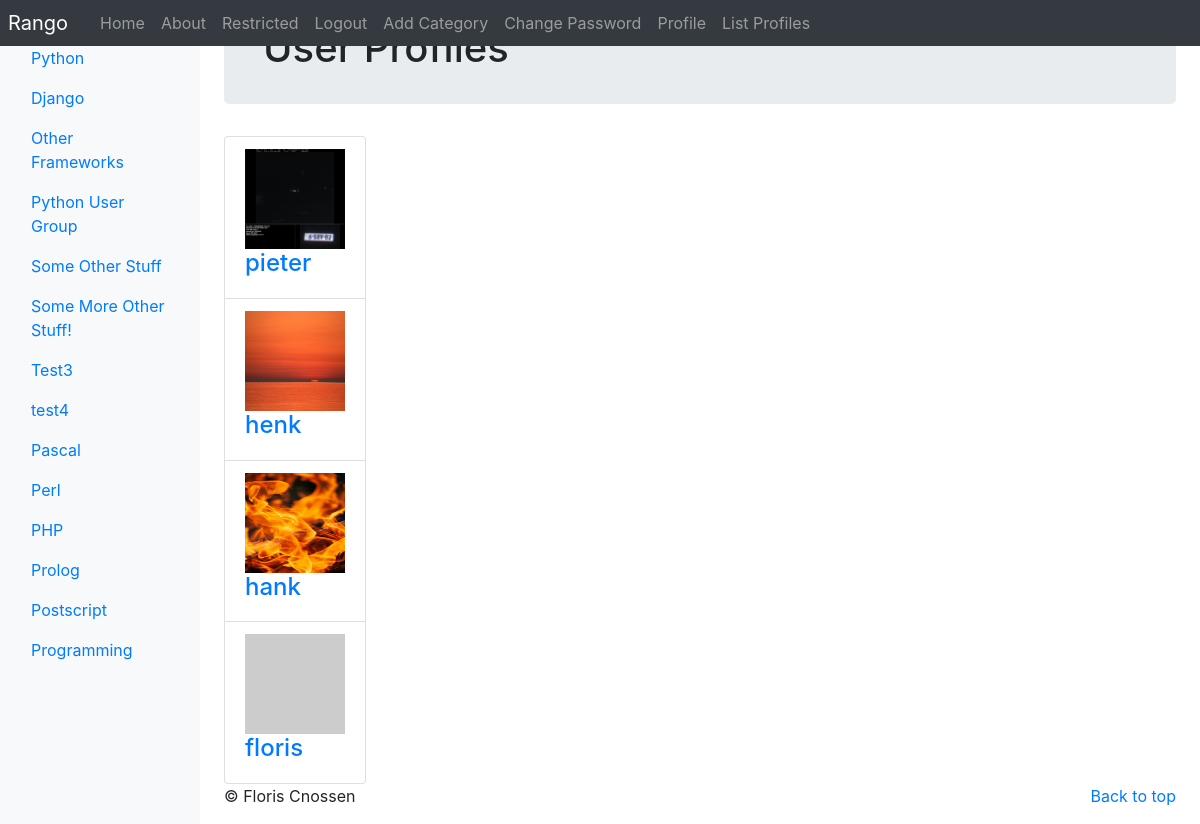
Screenshot of /rango/profiles/ (signed in) with the database file from the repository.
### rango/models.py (models this page shows, shortened)
class Category(models.Model):
    name = models.CharField(max_length=128, unique=True)
    views = models.IntegerField(default=0)
    likes = models.IntegerField(default=0)
    slug = models.SlugField(unique=True)
    class Meta:
        verbose_name_plural = 'Categories'

class UserProfile(models.Model):
    user = models.OneToOneField(User, on_delete=models.CASCADE)
    website = models.URLField(blank=True)
    picture = models.ImageField(upload_to='profile_images', blank=True)

### rango/views.py (the view)
# urls.py: path('profiles/', views.ListProfilesView.as_view(), name='list_profiles'),
class ListProfilesView(View):
    @method_decorator(login_required)
    def get(self, request):
        profiles = UserProfile.objects.all()
        return render(request, 'rango/list_profiles.html', {'userprofile_list': profiles})

### rango/templatetags/rango_template_tags.py (called while the page is built)
@register.inclusion_tag('rango/categories.html')
def get_category_list(current_category=None):
    return {'categories': Category.objects.all(), 'current_category': current_category}

### templates/rango/list_profiles.html (shortened to what this page needs)
{% extends 'rango/base.html' %}
{% load staticfiles %}
{% block body_block %}
<div class="jumbotron p-4">
    <div class="container">
        <h1 class="jumbotron-heading">User Profiles</h1>
    </div>
</div>
<div class="container">
    <div class="row">
        {% if userprofile_list %}
        <div class="panel-body">
            <div class="list-group">
                {% for list_user in userprofile_list %}
                    <div class="list-group-item">
                        {% if list_user.picture %}
                        <img src="{{ MEDIA_URL }}{{ list_user.picture }}" width="100" height="100">
                        {% else %}
                        <img src="http://lorempixel.com/400/200" width="100" height="100">
                        {% endif %}
                        <h4 class="list-group-item-heading">
                            <a href="{% url 'rango:profile' list_user.user.username %}">
                                {{ list_user.user.username }}
                            </a>
                        </h4>
                    </div>
                {% endfor %}
            </div>
        </div>
        {% else %}
        <p>There are no users to present in Rango</p>
        {% endif %}
    </div>
</div>
{% endblock  %}

### templates/rango/base.html (shortened to what this page needs)
<!DOCTYPE html>
{% load staticfiles %}
{% load rango_template_tags %}
<html lang="en">
    <head>
    <link href="https://getbootstrap.com/docs/4.2/dist/css/bootstrap.min.css" rel="stylesheet">
    <link href="https://getbootstrap.com/docs/4.2/examples/dashboard/dashboard.css" rel="stylesheet">
    <link href="{% static 'css/rango-css.css' %}" rel="stylesheet">
    </head>
    <body>
        <header>
            <nav class="navbar navbar-expand-md navbar-dark fixed-top bg-dark p-0">
                <a class="navbar-brand p-2" href="{% url 'rango:index' %}">Rango</a>
                <div class="collapse navbar-collapse" id="navbarCollapse">
                    <ul class="navbar-nav mr-auto">
                        <li class="nav-item"><a class="nav-link" href="{% url 'rango:index' %}">Home</a></li>
                        <li class="nav-item "><a class="nav-link" href="{% url 'rango:about' %}">About</a></li>
                        {% if user.is_authenticated %}
                        <li class="nav-item "><a class="nav-link" href="{% url 'rango:restricted' %}">Restricted</a></li>
                        <li class="nav-item"><a class="nav-link" href="{% url 'auth_logout' %}?next=/rango/">Logout</a></li>
                        <li class="nav-item"><a class="nav-link" href="{% url 'rango:add_category' %}">Add Category</a></li>
                        <li class="nav-item"><a class="nav-link" href="{% url 'auth_password_change' %}">Change Password</a></li>
                        <li class="nav-item"><a class="nav-link" href="{% url 'rango:profile' user.username %}">Profile</a></li>
                        <li class="nav-item"><a class="nav-link" href="{% url 'rango:list_profiles' %}">List Profiles</a></li>
                        {% else %}
                        <li class="nav-item"><a class="nav-link" href="{% url 'registration_register' %}">Register Here</a></li>
                        <li class="nav-item "><a class="nav-link" href="{% url 'auth_login' %}">Login</a></li>
                        {% endif %}
                    </ul>
                </div>
            </nav>
        </header>
        <div class="container-fluid">
            <div class="row">
                <nav class="col-md-2 d-none d-md-block bg-light sidebar" id="side-nav">
                    <div class="w-75 ml-3">
                    </div>
                    <div class="sidebar-sticky" id="categories-listing">
                    {% block sidebar_block %}
                        {% get_category_list category %}
                    {% endblock %}
                    </div>
                </nav>
                <main role="main" class="col-md-9  ml-sm-auto col-lg-10 px-4">
                    {% block body_block %}{% endblock %}
                    <footer>
                        <p class="float-right"><a href="#">Back to top</a></p>
                        <p>&copy; Floris Cnossen</p>
                    </footer>
                </main>
            </div>
        </div>
    </body>
</html>

### templates/rango/categories.html (shortened to what this page needs)
<ul class="nav flex_column">
    {% if categories %}
        {% for c in categories %}
        {% if c == current_category %}
            <li class="nav-item">
                <a class="nav-link active" href="{% url 'rango:show_category' c.slug %}">
                    <span data-feather="archive"></span>{{ c.name }}
                </a>
            </li>
        {% else %}
            <li class="nav-item">
                <a class="nav-link" href="{% url 'rango:show_category' c.slug %}">
                    {{ c.name }}
                </a>
            </li>
        {% endif %}
        {% endfor %}
    {% else %}
        <li class="nav-item">There are no categories to present.</li>
    {% endif %}
</ul>

### static/css/rango-css.css (style rules this page uses)
#side-nav .nav-item { width: 100%; }

### rows the page displays
Category: name "Python"
Category: name "Django"
Category: name "Other Frameworks"
Category: name "Python User Group"
Category: name "Some Other Stuff"
Category: name "Some More Other Stuff!"
Category: name "Test3"
Category: name "test4"
Category: name "Pascal"
Category: name "Perl"
Category: name "PHP"
Category: name "Prolog"
Category: name "Postscript"
Category: name "Programming"
UserProfile: picture (picture), user.username "pieter"
UserProfile: picture (picture), user.username "henk"
UserProfile: picture (picture), user.username "hank"
UserProfile: user.username "floris"
